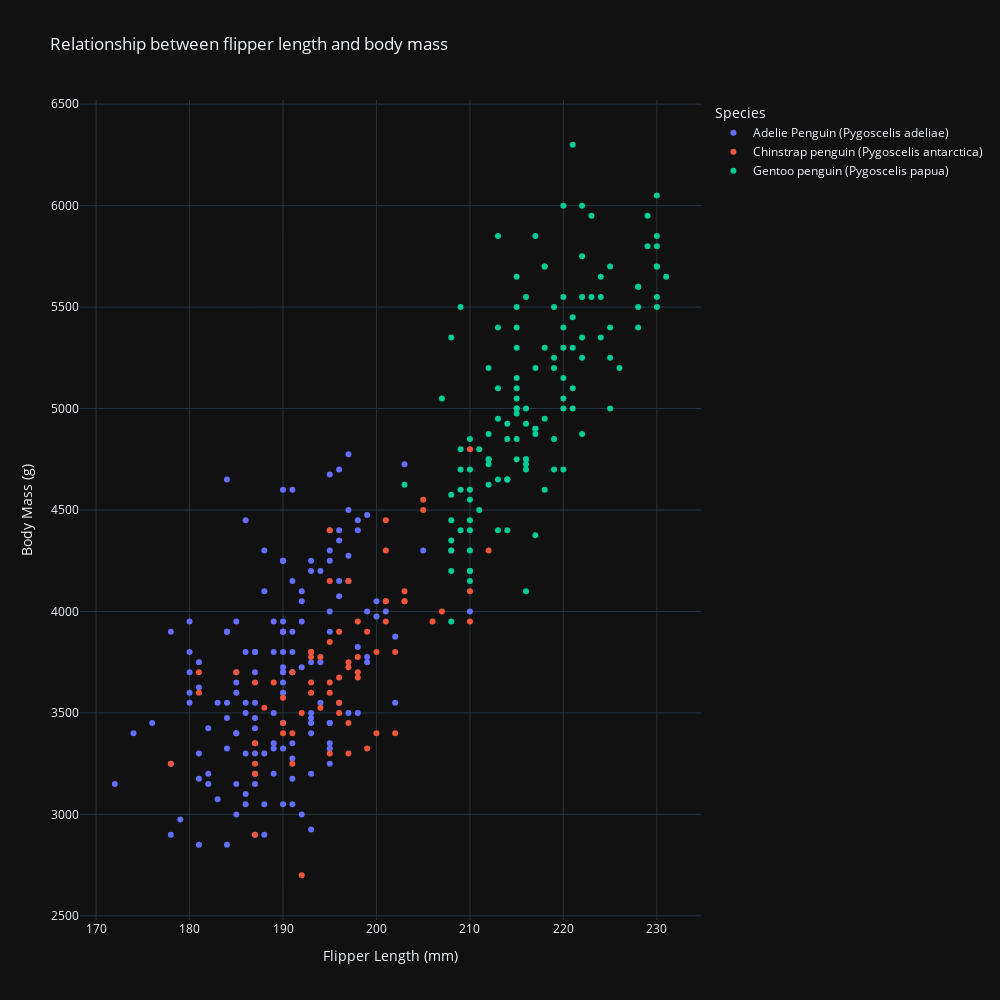

Write notebook code for a chart like this one.
### Markdown cell above
# 2D. Add Species information to the scatterplot

### Code cell
#2d scatter plot with groups of penguins given species 
#columns to plot: species, flipper length, body mass
plot_2 = px.scatter(penguin_Iter, x="Flipper Length (mm)", y="Body Mass (g)", color="Species", width = 1000, height = 1000, title = "Relationship between flipper length and body mass", template = "plotly_dark", color_continuous_midpoint= 0, color_continuous_scale=px.colors.sequential.Reds)
plot_2.show()

### Figure 1 — Plotly figure (JSON) as saved in the notebook; plotly's stock layout.template omitted (floating-point values rounded to 4 significant figures; data arrays with more than 128 entries replaced by an {"elided": "..."} marker saying what was removed)
{"data": [{"hovertemplate": "Species=Adelie Penguin (Pygoscelis adeliae)<br>Flipper Length (mm)=%{x}<br>Body Mass (g)=%{y}<extra></extra>", "legendgroup": "Adelie Penguin (Pygoscelis adeliae)", "marker": {"color": "#636efa", "symbol": "circle"}, "mode": "markers", "name": "Adelie Penguin (Pygoscelis adeliae)", "orientation": "v", "showlegend": true, "type": "scatter", "x": {"elided": "152 int values"}, "xaxis": "x", "y": {"elided": "152 int values"}, "yaxis": "y"}, {"hovertemplate": "Species=Chinstrap penguin (Pygoscelis antarctica)<br>Flipper Length (mm)=%{x}<br>Body Mass (g)=%{y}<extra></extra>", "legendgroup": "Chinstrap penguin (Pygoscelis antarctica)", "marker": {"color": "#EF553B", "symbol": "circle"}, "mode": "markers", "name": "Chinstrap penguin (Pygoscelis antarctica)", "orientation": "v", "showlegend": true, "type": "scatter", "x": [192, 196, 193, 188, 197, 198, 178, 197, 195, 198, 193, 194, 185, 201, 190, 201, 197, 181, 190, 195, 181, 191, 187, 193, 195, 197, 200, 200, 191, 205, 187, 201, 187, 203, 195, 199, 195, 210, 192, 205, 210, 187, 196, 196, 196, 201, 190, 212, 187, 198, 199, 201, 193, 203, 187, 197, 191, 203, 202, 194, 206, 189, 195, 207, 202, 193, 210, 198], "xaxis": "x", "y": [3500, 3900, 3650, 3525, 3725, 3950, 3250, 3750, 4150, 3700, 3800, 3775, 3700, 4050, 3575, 4050, 3300, 3700, 3450, 4400, 3600, 3400, 2900, 3800, 3300, 4150, 3400, 3800, 3700, 4550, 3200, 4300, 3350, 4100, 3600, 3900, 3850, 4800, 2700, 4500, 3950, 3650, 3550, 3500, 3675, 4450, 3400, 4300, 3250, 3675, 3325, 3950, 3600, 4050, 3350, 3450, 3250, 4050, 3800, 3525, 3950, 3650, 3650, 4000, 3400, 3775, 4100, 3775], "yaxis": "y"}, {"hovertemplate": "Species=Gentoo penguin (Pygoscelis papua)<br>Flipper Length (mm)=%{x}<br>Body Mass (g)=%{y}<extra></extra>", "legendgroup": "Gentoo penguin (Pygoscelis papua)", "marker": {"color": "#00cc96", "symbol": "circle"}, "mode": "markers", "name": "Gentoo penguin (Pygoscelis papua)", "orientation": "v", "showlegend": true, "type": "scatter", "x": [211, 230, 210, 218, 215, 210, 211, 219, 209, 215, 214, 216, 214, 213, 210, 217, 210, 221, 209, 222, 218, 215, 213, 215, 215, 215, 216, 215, 210, 220, 222, 209, 207, 230, 220, 220, 213, 219, 208, 208, 208, 225, 210, 216, 222, 217, 210, 225, 213, 215, 210, 220, 210, 225, 217, 220, 208, 220, 208, 224, 208, 221, 214, 231, 219, 230, 214, 229, 220, 223, 216, 221, 221, 217, 216, 230, 209, 220, 215, 223, 212, 221, 212, 224, 212, 228, 218, 218, 212, 230, 218, 228, 212, 224, 214, 226, 216, 222, 203, 225, 219, 228, 215, 228, 216, 215, 210, 219, 208, 209, 216, 229, 213, 230, 217, 230, 217, 222, 214, null, 215, 222, 212, 213], "xaxis": "x", "y": [4500, 5700, 4450, 5700, 5400, 4550, 4800, 5200, 4400, 5150, 4650, 5550, 4650, 5850, 4200, 5850, 4150, 6300, 4800, 5350, 5700, 5000, 4400, 5050, 5000, 5100, 4100, 5650, 4600, 5550, 5250, 4700, 5050, 6050, 5150, 5400, 4950, 5250, 4350, 5350, 3950, 5700, 4300, 4750, 5550, 4900, 4200, 5400, 5100, 5300, 4850, 5300, 4400, 5000, 4900, 5050, 4300, 5000, 4450, 5550, 4200, 5300, 4400, 5650, 4700, 5700, 4650, 5800, 4700, 5550, 4750, 5000, 5100, 5200, 4700, 5800, 4600, 6000, 4750, 5950, 4625, 5450, 4725, 5350, 4750, 5600, 4600, 5300, 4875, 5550, 4950, 5400, 4750, 5650, 4850, 5200, 4925, 4875, 4625, 5250, 4850, 5600, 4975, 5500, 4725, 5500, 4700, 5500, 4575, 5500, 5000, 5950, 4650, 5500, 4375, 5850, 4875, 6000, 4925, null, 4850, 5750, 5200, 5400], "yaxis": "y"}], "layout": {"height": 1000, "legend": {"title": {"text": "Species"}, "tracegroupgap": 0}, "title": {"text": "Relationship between flipper length and body mass"}, "width": 1000, "xaxis": {"anchor": "y", "domain": [0, 1], "title": {"text": "Flipper Length (mm)"}}, "yaxis": {"anchor": "x", "domain": [0, 1], "title": {"text": "Body Mass (g)"}}}}
